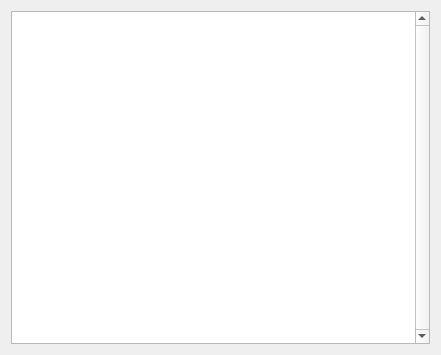
<?xml version="1.0" encoding="UTF-8"?>
<ui version="4.0">
 <class>ChatWindow</class>
 <widget class="QWidget" name="ChatWindow">
  <property name="geometry">
   <rect>
    <x>0</x>
    <y>0</y>
    <width>441</width>
    <height>355</height>
   </rect>
  </property>
  <property name="windowTitle">
   <string>Qt Simple Chat Client</string>
  </property>
  <layout class="QGridLayout" name="gridLayout">
   <item row="0" column="0" colspan="2">
    <widget class="QListView" name="chatView">
     <property name="enabled">
      <bool>true</bool>
     </property>
     <property name="verticalScrollBarPolicy">
      <enum>Qt::ScrollBarAlwaysOn</enum>
     </property>
     <property name="sizeAdjustPolicy">
      <enum>QAbstractScrollArea::AdjustIgnored</enum>
     </property>
     <property name="autoScroll">
      <bool>false</bool>
     </property>
     <property name="editTriggers">
      <set>QAbstractItemView::NoEditTriggers</set>
     </property>
     <property name="verticalScrollMode">
      <enum>QAbstractItemView::ScrollPerPixel</enum>
     </property>
     <property name="horizontalScrollMode">
      <enum>QAbstractItemView::ScrollPerPixel</enum>
     </property>
     <property name="movement">
      <enum>QListView::Free</enum>
     </property>
    </widget>
   </item>
  </layout>
 </widget>
 <resources/>
 <connections/>
</ui>
